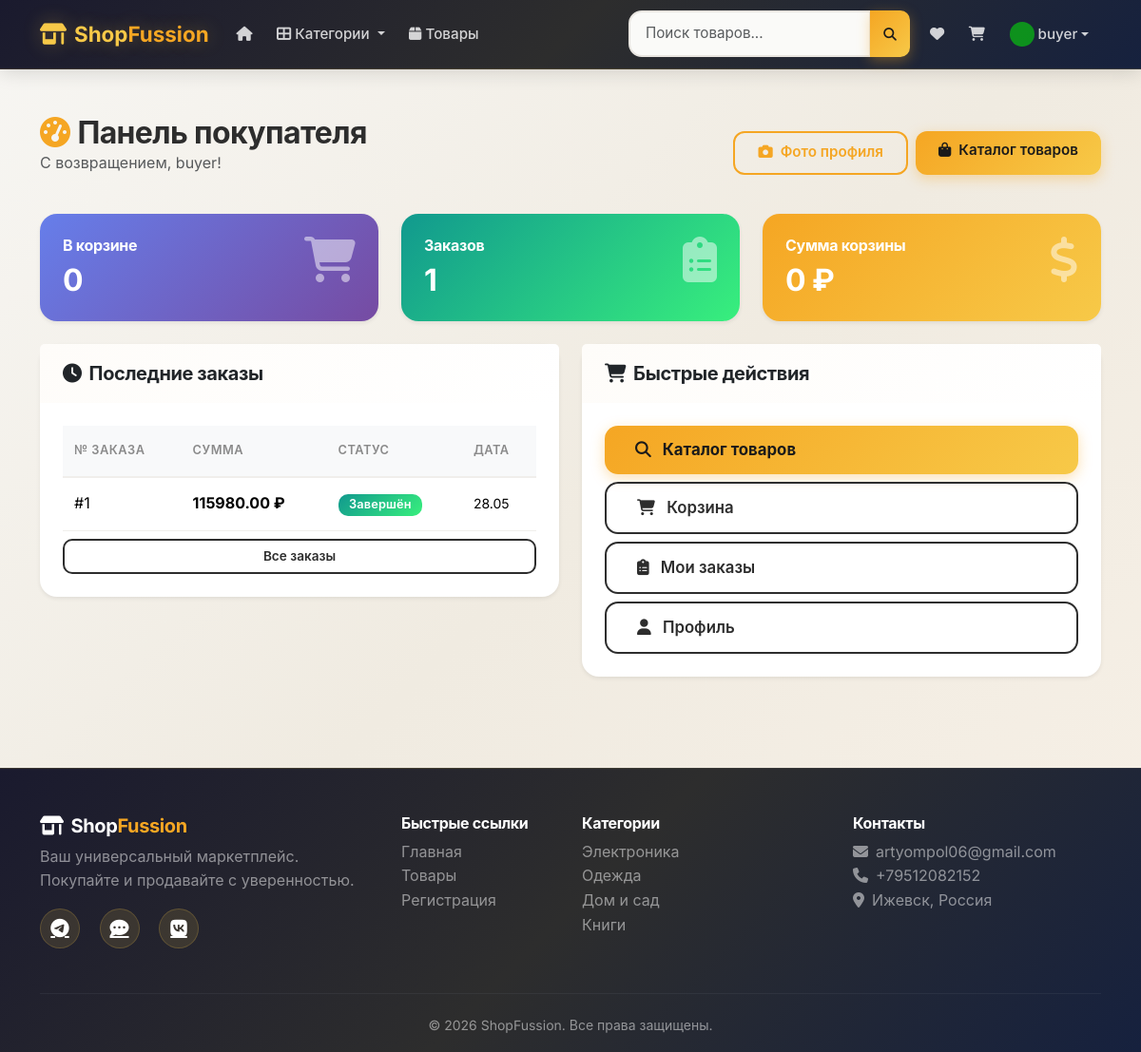
The page /buyer/dashboard (signed in) on the database as committed earlier.
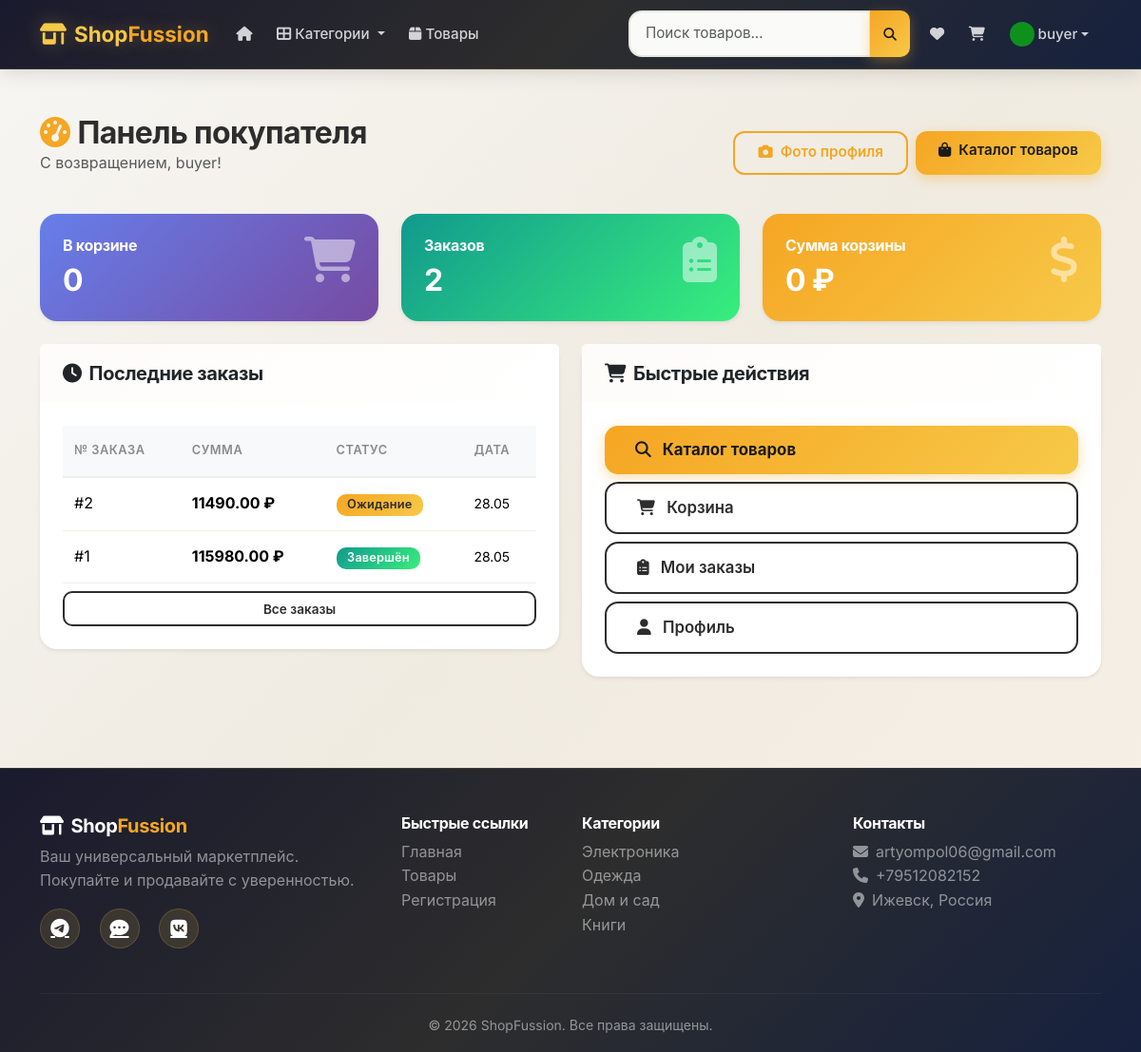
The same page on the database as committed later.
### app.py (models this page shows)
class Order(db.Model):
    id = db.Column(db.Integer, primary_key=True)
    buyer_id = db.Column(db.Integer, db.ForeignKey('user.id'), nullable=False)
    total = db.Column(db.Float, nullable=False)
    status = db.Column(db.String(20), nullable=False, default='pending')
    address = db.Column(db.Text, nullable=True)
    created_at = db.Column(db.DateTime, default=datetime.utcnow)
    items = db.relationship('OrderItem', backref='order', lazy=True)
    tracking = db.relationship('OrderTracking', backref='order', lazy=True, order_by='OrderTracking.created_at.desc()')

class Category(db.Model):
    id = db.Column(db.Integer, primary_key=True)
    name = db.Column(db.String(80), unique=True, nullable=False)
    products = db.relationship('Product', backref='category', lazy=True)

### app.py (the view)
@app.route('/buyer/dashboard')
@login_required
def buyer_dashboard():
    recent_orders = Order.query.filter_by(buyer_id=current_user.id).order_by(Order.created_at.desc()).limit(5).all()
    cart_items = CartItem.query.filter_by(user_id=current_user.id).all()
    return render_template('buyer/dashboard.html', recent_orders=recent_orders, cart_items=cart_items)

### app.py (called while the page is built)
@login_manager.user_loader
def load_user(user_id):
    return db.session.get(User, int(user_id))

@app.template_filter('rusdate')
def rusdate_filter(dt, fmt='%d %B %Y'):
    if dt is None:
        return ''
    result = dt.strftime(fmt)
    ru_month = MONTHS_RU[dt.month - 1]
    result = result.replace(dt.strftime('%B'), ru_month)
    return result

@app.template_filter('status_color')
def status_color_filter(status):
    colors = {
        'pending': 'warning',
        'processing': 'info',
        'shipped': 'primary',
        'completed': 'success',
        'cancelled': 'danger',
    }
    return colors.get(status, 'secondary')

@app.template_filter('status_ru')
def status_ru_filter(status):
    names = {
        'pending': 'Ожидание',
        'processing': 'Обработка',
        'shipped': 'В пути',
        'completed': 'Завершён',
        'cancelled': 'Отменён',
    }
    return names.get(status, status)

@app.context_processor
def inject_categories():
    categories = Category.query.all()
    cart_count = 0
    if current_user.is_authenticated:
        cart_count = CartItem.query.filter_by(user_id=current_user.id).count()
    return dict(categories=categories, cart_count=cart_count)

### templates/buyer/dashboard.html (shortened to what the changed rows need)
{% extends "base.html" %}
{% block content %}
<div class="container py-5">
    <div class="d-flex justify-content-between align-items-center mb-4">
        <div>
            <h2 class="fw-bold mb-0"><i class="fas fa-tachometer-alt text-warning me-2"></i>Панель покупателя</h2>
        </div>
    </div>
    <div class="row g-4 mb-4">
        <div class="col-md-4">
            <div class="card border-0 shadow-sm bg-primary bg-gradient text-white">
                <div class="card-body p-4">
                    <div class="d-flex justify-content-between">
                        <div>
                            <h2 class="fw-bold mb-0">{{ cart_items|length }}</h2>
                        </div>
                    </div>
                </div>
            </div>
        </div>
        <div class="col-md-4">
            <div class="card border-0 shadow-sm bg-success bg-gradient text-white">
                <div class="card-body p-4">
                    <div class="d-flex justify-content-between">
                        <div>
                            <h6 class="fw-bold">Заказов</h6>
                            <h2 class="fw-bold mb-0">{{ recent_orders|length }}</h2>
                        </div>
                    </div>
                </div>
            </div>
        </div>
        <div class="col-md-4">
            <div class="card border-0 shadow-sm bg-warning bg-gradient text-white">
                <div class="card-body p-4">
                    <div class="d-flex justify-content-between">
                        <div>
                            <h2 class="fw-bold mb-0">{{ "%.0f"|format(cart_items|sum(attribute='product.price')) }} ₽</h2>
                        </div>
                    </div>
                </div>
            </div>
        </div>
    </div>
    <div class="row">
        <div class="col-md-6">
            <div class="card border-0 shadow-sm">
                <div class="card-body">
                    {% if recent_orders %}
                    <div class="table-responsive">
                        <table class="table table-hover">
                            <thead class="table-light">
                                <tr>
                                    <th>№ заказа</th>
                                    <th>Сумма</th>
                                    <th>Статус</th>
                                    <th>Дата</th>
                                </tr>
                            </thead>
                            <tbody>
                                {% for order in recent_orders %}
                                <tr>
                                    <td>#{{ order.id }}</td>
                                    <td class="fw-bold">{{ "%.2f"|format(order.total) }} ₽</td>
                                    <td>
                                        <span class="badge bg-{{ order.status|status_color }}">{{ order.status|status_ru }}</span>
                                    </td>
                                    <td><small>{{ order.created_at|rusdate('%d.%m') }}</small></td>
                                </tr>
                                {% endfor %}
                            </tbody>
                        </table>
                    </div>
                    {% else %}
                    <div class="text-center py-4">
                        <i class="fas fa-box-open fa-3x text-muted mb-2"></i>
                        <p class="text-muted mb-0">Заказов пока нет</p>
                        <a href="{{ url_for('products') }}" class="btn btn-warning btn-sm mt-2">Начать покупки</a>
                    </div>
                    {% endif %}
                </div>
            </div>
        </div>
    </div>
</div>
{% endblock %}

### templates/base.html (shortened to what the changed rows need)
<!DOCTYPE html>
<html lang="ru" data-theme="light">
<head>
    <link href="https://cdn.jsdelivr.net/npm/bootstrap@5.3.2/dist/css/bootstrap.min.css" rel="stylesheet">
    <link rel="stylesheet" href="https://cdnjs.cloudflare.com/ajax/libs/font-awesome/6.5.1/css/all.min.css">
    <link rel="stylesheet" href="{{ url_for('static', filename='css/style.css') }}">
</head>
<body>
    <main class="main-content">
        {% block content %}{% endblock %}
    </main>
    <footer class="bg-dark pt-5 pb-3 mt-5">
        <div class="container">
            <div class="row">
                <div class="col-md-3 mb-4">
                    <ul class="list-unstyled">
                        {% for cat in categories[:4] %}
                        <li><a href="{{ url_for('products', category=cat.id) }}" class="text-white-50 text-decoration-none">{{ cat.name }}</a></li>
                        {% endfor %}
                    </ul>
                </div>
            </div>
        </div>
    </footer>
</body>
</html>

Rows that differ between the two databases and show on the page:
added Order: id "2", total "11490.00", status|status_ru "Ожидание", created_at|rusdate "28.05"
Other text that changed with them:
{{ recent_orders|length }}: "1" → "2"
